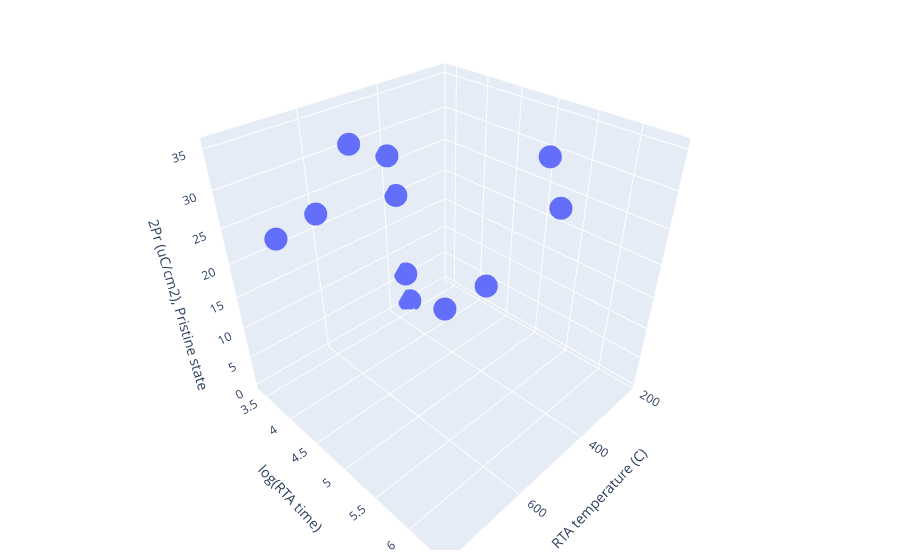

Notebook cell for this chart:
### Code cell
# plot?...
fig = px.scatter_3d(fe_data, x='RTA temperature (C)', y='log(RTA time)', 
                        z='2Pr (uC/cm2), Pristine state')
fig.update_layout(scene=dict(
                            xaxis=dict(nticks=4, range=[200, 800])
                            # yaxis=dict(range=[0, 500])
                            ),
                   margin=dict(r=20, l=10, b=10, t=10)
                   )
fig.show()

### Figure 1 — Plotly figure (JSON) as saved in the notebook; plotly's stock layout.template omitted (floating-point values rounded to 4 significant figures)
{"data": [{"hovertemplate": "RTA temperature (C)=%{x}<br>log(RTA time)=%{y}<br>2Pr (uC/cm2), Pristine state=%{z}<extra></extra>", "legendgroup": "", "marker": {"color": "#636efa", "symbol": "circle"}, "mode": "markers", "name": "", "scene": "scene", "showlegend": false, "type": "scatter3d", "x": [350, 350, 350, 350, 350, 360, 380, 400, 400, 500, 600, 700], "y": [3.401, 4.094, 4.787, 5.704, 6.397, 3.401, 3.401, 3.401, 5.704, 3.401, 3.401, 3.401], "z": [0.311, 3.051, 11.49, 27.85, null, 5.915, 20.17, 26.67, 35.19, 30.26, 22.56, 21.47]}], "layout": {"legend": {"tracegroupgap": 0}, "margin": {"b": 10, "l": 10, "r": 20, "t": 10}, "scene": {"domain": {"x": [0, 1], "y": [0, 1]}, "xaxis": {"nticks": 4, "range": [200, 800], "title": {"text": "RTA temperature (C)"}}, "yaxis": {"title": {"text": "log(RTA time)"}}, "zaxis": {"title": {"text": "2Pr (uC/cm2), Pristine state"}}}}}
